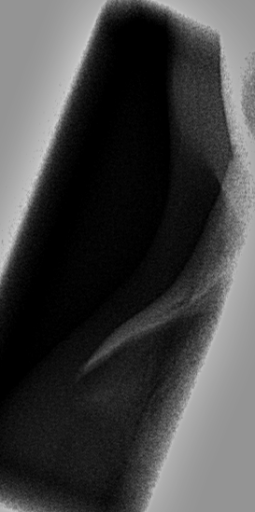
#> input picture ImageCLEFmed2007_test/10746.png, 255 x 512 px
$ python -i handler.py   (imports and definitions only)
#> lines starting #> are read from the running program, lines starting #| are printed output that depends on the picture
### Flask Exercise III/search_engine/irma_code.py
#from ast import pattern
import csv
import os
from pathlib import Path
import string

def csv_to_dict(file_path):
    """
    Function to read in a csv file and create a dict based on the first two columns.

    Parameters
    ----------
    - file_path : string
        The filepath to the CSV file.

    Returns
    -------
    - csv_dict : dict
        The dict created from the CSV file.

    Tipps
    -------
    - Read in the CSV file from the path
    - For each row, add an entry to a dict (first column is key, second column is value)
    - Return the dict
    """

    csv_dict = {}

    with open(file_path) as file:
        data = csv.reader(file, delimiter = ';')
        for row in data:
            if any(x.strip() for x in row):
                #print(row)
                csv_dict.update({row[0]: row[1]})

    return csv_dict


class IRMA:
    """
    Class to retrieve the IRMA code and information for a given file.
    """
    labels_long = ["Technical code for imaging modality", "Directional code for imaging orientation", "Anatomical code for body region examined", "Biological code for system examined"]
    labels_short = ["Imaging modality", "Imaging orientation", "Body region", "System"]

    def __init__(self, dir_path = f"search_engine{os.sep}irma_data{os.sep}"):
        """
        Constructor of an IRMA element.

        Parameters
        ----------
        - dir_path : string
            The path where the irma data is. There should be a "A.csv", "B.csv", "C.csv", "D.csv" and "image_codes.csv" file in the directory.

        Tipps
        -------
        - Create a dict for part A, B, C, and D of the IRMA code (user csv_to_dict(file_path))
        - Save the dicts (list) as class variable
        - Save "image_codes.csv" as dict in a class variable
        """

        self.irma_data = dir_path

        A = csv_to_dict(dir_path + "A.csv")
        B = csv_to_dict(dir_path + "B.csv")
        C = csv_to_dict(dir_path + "C.csv")
        D = csv_to_dict(dir_path + "D.csv")

        dict_list       = [A, B, C, D]
        self.IRMA_codes = dict_list
        self.image_dict = csv_to_dict(dir_path + "image_codes.csv")


    # [102 lines left out: functions get_irma, decode_as_dict, decode_as_str, not called in this run]


# [25 lines that do not run on import are left out]

### Flask Exercise III/search_engine/query.py
from search_engine.hand_crafted_features import hand_crafted_features
#from ae import auto_encoder
from search_engine.searcher import Searcher
import cv2
from pathlib import Path
import csv
import numpy as np
import os

INDEX = f"search_engine{os.sep}output{os.sep}out.csv"

class Query:

    def __init__(self, path_to_index = INDEX):
        """
        Init function of the Query class. Sets 'path_to_index' to the class variable 'path_to_index'. Class variables 'query_image_name' and 'results' are set to None.
        Parameters
        ----------
        path_to_index : string
            Path to the index file.
        """
        self.path_to_index = path_to_index
        self.query_image_name = None
        self.results = None


    def set_image_name(self, query_image_name):
        """
        Function to set the image name if it does not match the current one. Afterwards the image is loaded and features are retrieved.
        Parameters
        ----------
        query_image_name : string
            Image name of the query. For example: 'static/images/query/test.png'
        Tasks
        ---------
            - Check if 'query_image_name' is different to 'self.query_image_name'
            - If yes:
                - Set 'self.results' to None
                - Overwrite 'query_image_name'
                - Read in the image and save it under 'self.query_image'
                - Calculate features
        """
        if(query_image_name != self.query_image_name):
            self.results = None
            self.query_image_name = query_image_name
            self.query_image = cv2.imread(query_image_name, cv2.IMREAD_GRAYSCALE)
            self.calculate_features()


    def calculate_features(self):
        """
        Function to calculate features for the query image.
        Tasks
        ---------
            - Check if "self.query_image" is None -> exit()
            - Extract features wit "FeatureExtractor" and set to "self.features"
        """
        # create extractor
        feature_extractor = hand_crafted_features()

        # describe the image
        self.features = feature_extractor.extract(self.query_image)


    def run(self, limit = 10):
        """
        Function to start a query if results have not been computed before.
        Parameters
        ----------
        limit : int
            Amount of results that will be retrieved. Default: 10.
        Returns
        -------
        - results : list
            List with the 'limit' first elements of the 'results' list.

        Tasks
        ---------
            - Check if 'self.results' is None
            - If yes:
                - Create a searcher and search with features
                - Set the results to 'self.results'
            - Return the 'limit' first elements of the 'results' list.
        """
        if(self.results == None):
            sr = Searcher(self.path_to_index)
            results = sr.search(self.features)
            self.results = results
            return results[:limit]

        return self.results[:limit]

    # [106 lines left out: functions relevance_feedback, get_feature_vector, rocchio, not called in this run]


# [6 lines that do not run on import are left out]


### Flask Exercise III/search_engine/hand_crafted_features.py
import numpy as np
import cv2

class hand_crafted_features:
    """
    Class to extract features from a given image.

    Example
    --------
    feature\_extractor = hand_crafted_features()
    features = feature_extractor.extract(example_image)
    print("Features: ", features)
    """

    def extract(self, image):
        """
        Function to extract features for an image.
        Parameters
        ----------
        - image : (x,y) array_like
            Input image.

        Returns
        -------
        - features : list
            The calculated features for the image.

        Examples
        --------
        >>> fe.extract(image)
        [126, 157, 181, 203, 213, 186, 168, 140, 138, 155, 177, 176]
        """
        # TODO: You can change your extraction method here:
        features = self.thumbnail_features(image)

        # TODO: You can even extend features with another method:
        #features.extend(self.thumbnail_features(image))

        return features

    # [20 lines left out: function histogram, not called in this run]


    def thumbnail_features(self, image):
        """
        Function to create a thumbnail of an image and return the image values (features).
        Parameters
        ----------
        - image : (x,y) array_like
            Input image.

        Returns
        -------
        - features : list
            The calculated features for the image.

        Tipps
        -----
            - Resize image (dim(30,30))
            - Create a list from the image (np array)
            - Return a list (flatten)
        """

        features = cv2.resize(image, (30, 30))
        # cast image to list of lists
        features =  features.tolist()
        # flatten the list of lists
        features = [item for sublist in features for item in sublist]

        return features


    # [69 lines left out: functions partitionbased_histograms, extract_features_spatial, image_pixels, not called in this run]

# [13 lines that do not run on import are left out]

    # print the features
    #print("Features: ", features)
    #print("Length: ", len(features))

### Flask Exercise III/search_engine/searcher.py
# import the necessary packages
import csv
from distutils.log import error
from logging import exception
import math
import numpy as np
from numpy.core import sqrt, add
from pathlib import Path


# [125 lines left out: functions square_rooted, euclidean_distance, manhattan_distance, minkowski_distance, cosine_similarity, cosine_distance, not called in this run]

class Searcher:

    def __init__(self, path_to_index):
        """
        Init function of the Searcher class. Sets 'path_to_index' to the class variable 'path_to_index'.
        Parameters
        ----------
        x : string
            Path to the index file.
        """
        self.path_to_index = path_to_index


    def search(self, query_features):
        """
        Function retrieve similar images based on the queryFeatures
        Parameters
        ----------
        query_features : list
            List of features.
        Returns
        -------
        results : list
            List with the retrieved results (tuple). Tuple: First element is name and the second the distance of the image.
        Task
        -------
            - If there is no index file -> Print error and return False [Hint: Path(*String*).exists()]
            - Open the index file
            - Read in CSV file [Hint: csv.reader()]
            - Iterate over every row of the CSV file
                - Collect the features and cast to float
                - Calculate distance between query_features and current features list
                - Save the result in a dictionary: key = image_path, Item = distance
            - Close file
            - Sort the results according their distance
            - Return limited results
        """
        if not Path(self.path_to_index).exists():
            print("Error")
            return False

        distances = {}

        with open(self.path_to_index) as file:
            data = csv.reader(file)
            for row in data:
                filename = row[0]
                features = []
                for val in row[1:]:
                    features.append(float(val))

                distances.update({filename: euclidean_distance(query_features, features)})

        result = sorted(distances.items(), key = lambda x: x[1])
        return result

### Flask Exercise III/search_engine/handler.py
from typing_extensions import Self
from search_engine.irma_code import IRMA
from search_engine.query import Query
import os

class Handler:

    def __init__(self):
        self._irma = IRMA()
#> (reads Flask Exercise III/search_engine/irma_data/A.csv from the repository)
#> (reads Flask Exercise III/search_engine/irma_data/B.csv from the repository)
#> (reads Flask Exercise III/search_engine/irma_data/C.csv from the repository)
#> (reads Flask Exercise III/search_engine/irma_data/D.csv from the repository)
        self._query = Query()
        self.query_image = ''
        self.results = []

    def query(self, image_path : str, limit = 10) -> list:
        self.results = []
        self._retrieve_results(image_path, limit)
        print(self.results, flush=True)
        self._get_irma()
        return self.results

    def _retrieve_results(self, image_path : str, limit):
        self._query.set_image_name(image_path)
#> in set_image_name, self.query_image is the input picture: shape (512, 255); min 0, max 209, mean 66.3
#> in thumbnail_features, `features = cv2.resize(image, (30, 30))`:
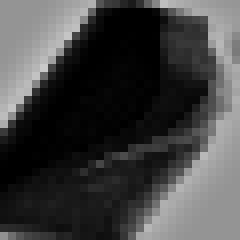
#> features: shape (30, 30) (shown 8 times larger); min 0, max 201, mean 66.1
#> in thumbnail_features, `features =  features.tolist()`: features = 30 items
#> in thumbnail_features, `features = [item for sublist in features for item in sublist]`: features = 900 values, max 201 at index 245, min 0 at index 45, mean 66.14
#> in calculate_features, `self.features = feature_extractor.extract(self.query_image)`: self.features has the same summary as features in thumbnail_features
        results = self._query.run(limit)
#> in run, `results = sr.search(self.features)`: results = False
        images_path = os.path.join(*(results[0][0].split(f"{os.sep}")[0:-1]))
        for image_path, distance in results:
            print(images_path, flush=True)
            image_name = image_path.split(f"{os.sep}")[-1]
            self.results.append(f"images/{image_name}")

    def _get_irma(self) -> None:
        irma_codes = self._irma.get_irma([self._image_name(x) for x in self.results])
        print([self._image_name(x) for x in self.results], flush=True)

        tmp = []
        print(self.results, flush=True)
        print(irma_codes, flush=True)
        for image, code in zip(self.results, irma_codes):
            tmp.append((image, self._irma.decode_as_dict(code)))

        self.results = tmp

    def relevance_feedback(self, selected_images, not_selected_images):
        return self._query.relevance_feedback(selected_images, not_selected_images)

    @staticmethod
    def _image_name(image_path : str) -> str:
        return image_path.split(f"{os.sep}")[-1]


#> (the run stopped early here; a loop or call above may not have finished)
